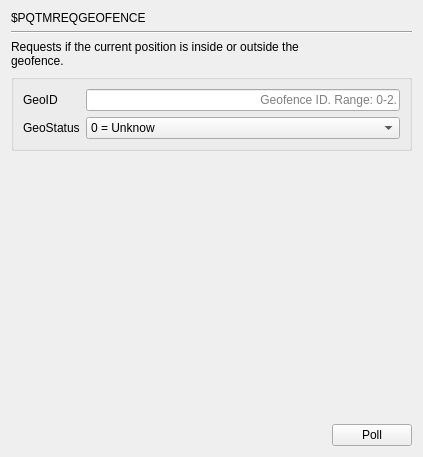
     <widget class="QWidget" name="page_PQTMREQGEOFENCE">
      <layout class="QGridLayout" name="gridLayout_4">
       <item row="0" column="0" colspan="2">
        <widget class="QLabel" name="label_547">
         <property name="text">
          <string>$PQTMREQGEOFENCE</string>
         </property>
        </widget>
       </item>
       <item row="1" column="0" colspan="2">
        <widget class="Line" name="line_140">
         <property name="orientation">
          <enum>Qt::Horizontal</enum>
         </property>
        </widget>
       </item>
       <item row="2" column="0" colspan="2">
        <widget class="QLabel" name="label_548">
         <property name="text">
          <string>Requests if the current position is inside or outside the 
geofence.</string>
         </property>
        </widget>
       </item>
       <item row="3" column="0" colspan="2">
        <widget class="QGroupBox" name="groupBox_4">
         <property name="title">
          <string/>
         </property>
         <layout class="QGridLayout" name="gridLayout_3">
          <item row="0" column="0">
           <widget class="QLabel" name="label_2">
            <property name="text">
             <string>GeoID</string>
            </property>
           </widget>
          </item>
          <item row="0" column="1">
           <widget class="QLineEdit" name="lineEdit_PQTMREQGEOFENCE">
            <property name="alignment">
             <set>Qt::AlignRight|Qt::AlignTrailing|Qt::AlignVCenter</set>
            </property>
            <property name="placeholderText">
             <string>Geofence ID. Range: 0-2.</string>
            </property>
           </widget>
          </item>
          <item row="1" column="0">
           <widget class="QLabel" name="label_3">
            <property name="text">
             <string>GeoStatus</string>
            </property>
           </widget>
          </item>
          <item row="1" column="1">
           <widget class="QComboBox" name="comboBox_PQTMREQGEOFENCE">
            <item>
             <property name="text">
              <string>0 = Unknow</string>
             </property>
            </item>
            <item>
             <property name="text">
              <string>1 = Inside</string>
             </property>
            </item>
            <item>
             <property name="text">
              <string>2 = Outside</string>
             </property>
            </item>
           </widget>
          </item>
         </layout>
        </widget>
       </item>
       <item row="4" column="1">
        <spacer name="verticalSpacer_140">
         <property name="orientation">
          <enum>Qt::Vertical</enum>
         </property>
         <property name="sizeHint" stdset="0">
          <size>
           <width>20</width>
           <height>267</height>
          </size>
         </property>
        </spacer>
       </item>
       <item row="5" column="0">
        <spacer name="horizontalSpacer_140">
         <property name="orientation">
          <enum>Qt::Horizontal</enum>
         </property>
         <property name="sizeHint" stdset="0">
          <size>
           <width>315</width>
           <height>20</height>
          </size>
         </property>
        </spacer>
       </item>
       <item row="5" column="1">
        <widget class="QPushButton" name="poll_PQTMREQGEOFENCE">
         <property name="text">
          <string>Poll</string>
         </property>
        </widget>
       </item>
      </layout>
     </widget>
